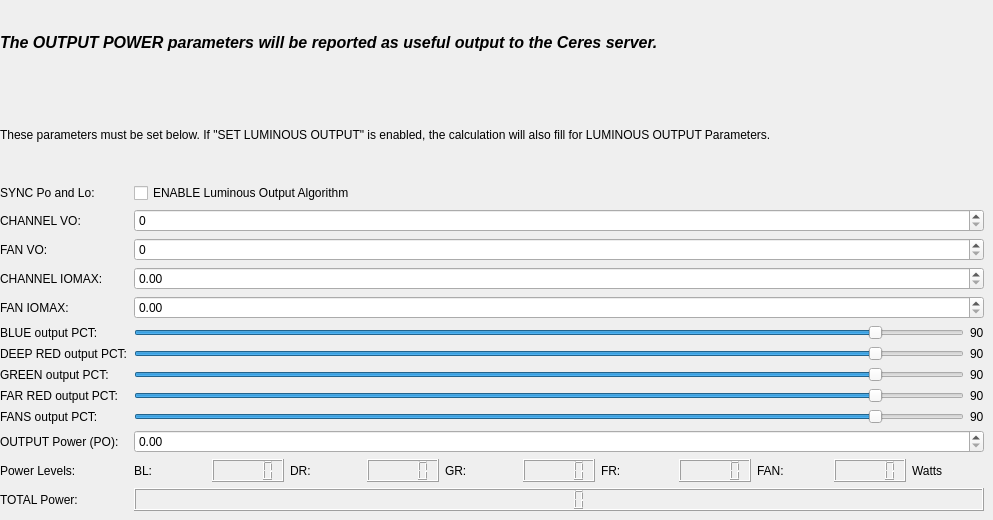
       <widget class="QWidget" name="tab_output">
        <attribute name="title">
         <string>Output Power</string>
        </attribute>
        <widget class="QWidget" name="verticalLayoutWidget_3">
         <property name="geometry">
          <rect>
           <x>0</x>
           <y>0</y>
           <width>984</width>
           <height>511</height>
          </rect>
         </property>
         <layout class="QVBoxLayout" name="verticalLayout_3">
          <item>
           <widget class="QLabel" name="label_20">
            <property name="font">
             <font>
              <pointsize>12</pointsize>
              <weight>75</weight>
              <italic>true</italic>
              <bold>true</bold>
             </font>
            </property>
            <property name="text">
             <string>The OUTPUT POWER parameters will be reported as useful output to the Ceres server. </string>
            </property>
            <property name="textFormat">
             <enum>Qt::RichText</enum>
            </property>
            <property name="wordWrap">
             <bool>true</bool>
            </property>
           </widget>
          </item>
          <item>
           <widget class="QLabel" name="label_21">
            <property name="text">
             <string>These parameters must be set below. If &quot;SET LUMINOUS OUTPUT&quot; is enabled, the calculation will also fill for LUMINOUS OUTPUT Parameters.</string>
            </property>
           </widget>
          </item>
          <item>
           <layout class="QFormLayout" name="formLayout_3">
            <item row="0" column="0">
             <widget class="QLabel" name="label_22">
              <property name="text">
               <string>SYNC Po and Lo:</string>
              </property>
             </widget>
            </item>
            <item row="0" column="1">
             <widget class="QCheckBox" name="output_enable_sync">
              <property name="text">
               <string>ENABLE Luminous Output Algorithm</string>
              </property>
             </widget>
            </item>
            <item row="5" column="0">
             <widget class="QLabel" name="label_26">
              <property name="text">
               <string>BLUE output PCT:</string>
              </property>
             </widget>
            </item>
            <item row="5" column="1">
             <layout class="QHBoxLayout" name="horizontalLayout_3">
              <item>
               <widget class="QSlider" name="output_pct_bl">
                <property name="maximum">
                 <number>100</number>
                </property>
                <property name="value">
                 <number>90</number>
                </property>
                <property name="orientation">
                 <enum>Qt::Horizontal</enum>
                </property>
               </widget>
              </item>
              <item>
               <widget class="QLabel" name="label_24">
                <property name="text">
                 <string>90</string>
                </property>
               </widget>
              </item>
             </layout>
            </item>
            <item row="6" column="0">
             <widget class="QLabel" name="label_23">
              <property name="text">
               <string>DEEP RED output PCT:</string>
              </property>
             </widget>
            </item>
            <item row="6" column="1">
             <layout class="QHBoxLayout" name="horizontalLayout_4">
              <item>
               <widget class="QSlider" name="output_pct_dr">
                <property name="maximum">
                 <number>100</number>
                </property>
                <property name="value">
                 <number>90</number>
                </property>
                <property name="orientation">
                 <enum>Qt::Horizontal</enum>
                </property>
               </widget>
              </item>
              <item>
               <widget class="QLabel" name="label_25">
                <property name="text">
                 <string>90</string>
                </property>
               </widget>
              </item>
             </layout>
            </item>
            <item row="7" column="0">
             <widget class="QLabel" name="label_31">
              <property name="text">
               <string>GREEN output PCT:</string>
              </property>
             </widget>
            </item>
            <item row="7" column="1">
             <layout class="QHBoxLayout" name="horizontalLayout_5">
              <item>
               <widget class="QSlider" name="output_pct_gr">
                <property name="maximum">
                 <number>100</number>
                </property>
                <property name="value">
                 <number>90</number>
                </property>
                <property name="orientation">
                 <enum>Qt::Horizontal</enum>
                </property>
               </widget>
              </item>
              <item>
               <widget class="QLabel" name="label_32">
                <property name="text">
                 <string>90</string>
                </property>
               </widget>
              </item>
             </layout>
            </item>
            <item row="8" column="0">
             <widget class="QLabel" name="label_33">
              <property name="text">
               <string>FAR RED output PCT:</string>
              </property>
             </widget>
            </item>
            <item row="8" column="1">
             <layout class="QHBoxLayout" name="horizontalLayout_6">
              <item>
               <widget class="QSlider" name="output_pct_fr">
                <property name="maximum">
                 <number>100</number>
                </property>
                <property name="value">
                 <number>90</number>
                </property>
                <property name="orientation">
                 <enum>Qt::Horizontal</enum>
                </property>
               </widget>
              </item>
              <item>
               <widget class="QLabel" name="label_34">
                <property name="text">
                 <string>90</string>
                </property>
               </widget>
              </item>
             </layout>
            </item>
            <item row="9" column="0">
             <widget class="QLabel" name="label_35">
              <property name="text">
               <string>FANS output PCT:</string>
              </property>
             </widget>
            </item>
            <item row="9" column="1">
             <layout class="QHBoxLayout" name="horizontalLayout_7">
              <item>
               <widget class="QSlider" name="output_pct_fans">
                <property name="maximum">
                 <number>100</number>
                </property>
                <property name="value">
                 <number>90</number>
                </property>
                <property name="orientation">
                 <enum>Qt::Horizontal</enum>
                </property>
               </widget>
              </item>
              <item>
               <widget class="QLabel" name="label_36">
                <property name="text">
                 <string>90</string>
                </property>
               </widget>
              </item>
             </layout>
            </item>
            <item row="10" column="0">
             <widget class="QLabel" name="label_27">
              <property name="text">
               <string>OUTPUT Power (PO):</string>
              </property>
             </widget>
            </item>
            <item row="10" column="1">
             <widget class="QDoubleSpinBox" name="output_po_totals">
              <property name="maximum">
               <double>9999.000000000000000</double>
              </property>
             </widget>
            </item>
            <item row="11" column="0">
             <widget class="QLabel" name="label_28">
              <property name="text">
               <string>Power Levels:</string>
              </property>
             </widget>
            </item>
            <item row="11" column="1">
             <layout class="QHBoxLayout" name="horizontalLayout_8">
              <item>
               <widget class="QLabel" name="label_62">
                <property name="text">
                 <string>BL:</string>
                </property>
               </widget>
              </item>
              <item>
               <widget class="QLCDNumber" name="output_po_bl"/>
              </item>
              <item>
               <widget class="QLabel" name="label_67">
                <property name="text">
                 <string>DR:</string>
                </property>
               </widget>
              </item>
              <item>
               <widget class="QLCDNumber" name="output_po_dr"/>
              </item>
              <item>
               <widget class="QLabel" name="label_68">
                <property name="text">
                 <string>GR:</string>
                </property>
               </widget>
              </item>
              <item>
               <widget class="QLCDNumber" name="output_po_gr"/>
              </item>
              <item>
               <widget class="QLabel" name="label_69">
                <property name="text">
                 <string>FR:</string>
                </property>
               </widget>
              </item>
              <item>
               <widget class="QLCDNumber" name="output_po_fr"/>
              </item>
              <item>
               <widget class="QLabel" name="label_70">
                <property name="text">
                 <string>FAN:</string>
                </property>
               </widget>
              </item>
              <item>
               <widget class="QLCDNumber" name="output_po_fans"/>
              </item>
              <item>
               <widget class="QLabel" name="label_73">
                <property name="text">
                 <string>Watts</string>
                </property>
               </widget>
              </item>
             </layout>
            </item>
            <item row="12" column="0">
             <widget class="QLabel" name="label_29">
              <property name="text">
               <string>TOTAL Power:</string>
              </property>
             </widget>
            </item>
            <item row="12" column="1">
             <widget class="QLCDNumber" name="output_po_total"/>
            </item>
            <item row="1" column="0">
             <widget class="QLabel" name="label_30">
              <property name="text">
               <string>CHANNEL VO:</string>
              </property>
             </widget>
            </item>
            <item row="1" column="1">
             <widget class="QSpinBox" name="output_vo">
              <property name="maximum">
               <number>9999</number>
              </property>
             </widget>
            </item>
            <item row="2" column="0">
             <widget class="QLabel" name="label_37">
              <property name="text">
               <string>FAN VO:</string>
              </property>
             </widget>
            </item>
            <item row="2" column="1">
             <widget class="QSpinBox" name="output_fv"/>
            </item>
            <item row="3" column="0">
             <widget class="QLabel" name="label_38">
              <property name="text">
               <string>CHANNEL IOMAX:</string>
              </property>
             </widget>
            </item>
            <item row="3" column="1">
             <widget class="QDoubleSpinBox" name="output_iomax"/>
            </item>
            <item row="4" column="0">
             <widget class="QLabel" name="label_39">
              <property name="text">
               <string>FAN IOMAX:</string>
              </property>
             </widget>
            </item>
            <item row="4" column="1">
             <widget class="QDoubleSpinBox" name="output_faniomax"/>
            </item>
           </layout>
          </item>
         </layout>
        </widget>
       </widget>
